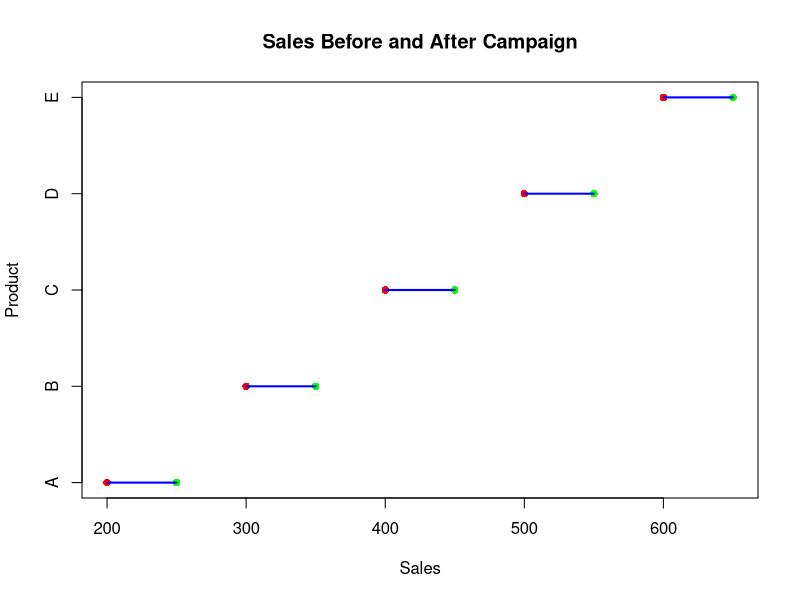

Write the R code that produced this figure.

product <- c("A", "B", "C", "D", "E")
before <- c(200, 300, 400, 500, 600)
after <- c(250, 350, 450, 550, 650)

# Create the plot
plot(before, 1:5, xlim = range(c(before, after)), pch = 16, col = "red", xlab = "Sales", ylab = "Product", yaxt = "n", main = "Sales Before and After Campaign")
points(after, 1:5, pch = 16, col = "green")

# Add lines connecting before and after
segments(before, 1:5, after, 1:5, col = "blue", lwd = 2)

# Add product labels
axis(2, at = 1:5, labels = product)